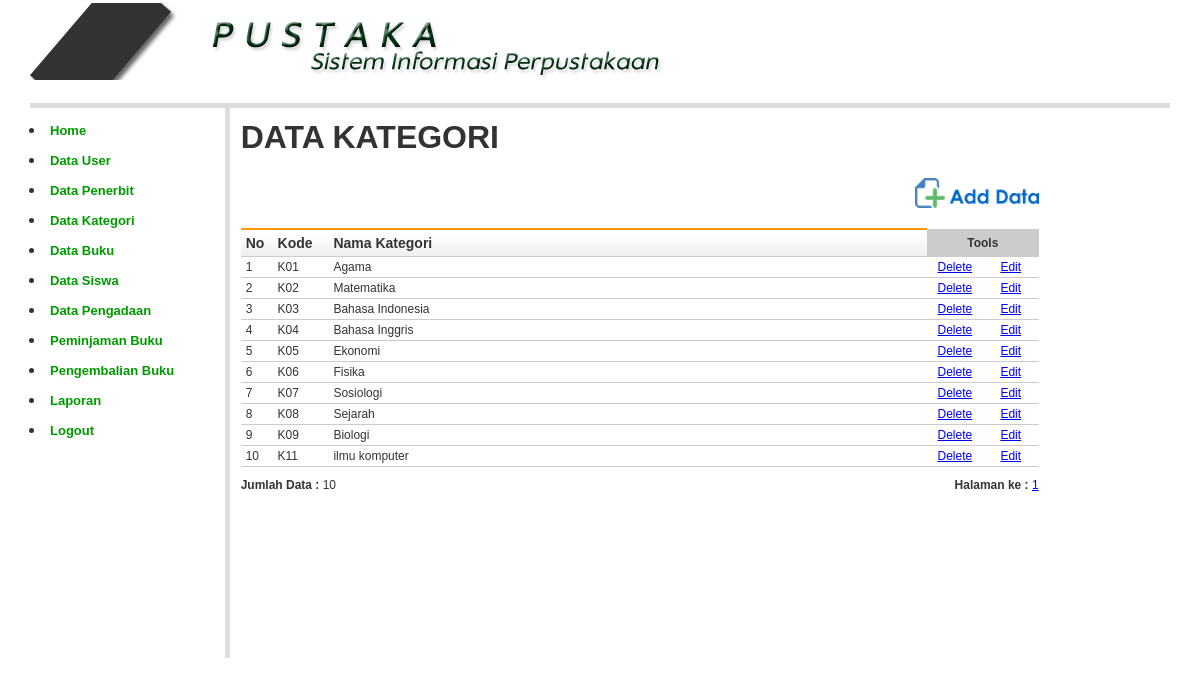
The page /index.php?open=Kategori-Data (signed in) on the database its author committed.
### tables this page shows
CREATE TABLE `kategori` (
  `kd_kategori` char(3) NOT NULL,
  `nm_kategori` varchar(100) NOT NULL
);

### kategori_data.php (the view, shortened to what this page needs)
<?php
include_once "library/inc.connection.php";
$baris  = 50;
$hal   = isset($_GET['hal']) ? $_GET['hal'] : 1;
$pageSql = "SELECT * FROM kategori";
$pageQry = mysqli_query($conn, $pageSql) or die(mysqli_error($conn));
$jumlah  = mysqli_num_rows($pageQry);
$maks  = ceil($jumlah / $baris);
$mulai  = $baris * ($hal - 1);
?>
<table width="800" border="0" cellpadding="2" cellspacing="1" class="table-border">
  <tr>
    <td colspan="2">
      <h1><b>DATA KATEGORI</b></h1>
    </td>
  </tr>
  <tr>
    <td colspan="2" align="right"><a href="?open=Kategori-Add" target="_self"><img src="images/btn_add_data.png" height="30" border="0" /></a></td>
  </tr>
  <tr>
    <td colspan="2">&nbsp;</td>
  </tr>
  <tr>
    <td colspan="2">
      <table class="table-list" width="100%" border="0" cellspacing="1" cellpadding="3">
        <tr>
          <th width="4%">No</th>
          <th width="7%">Kode</th>
          <th width="75%">Nama Kategori</th>
          <td colspan="2" align="center" bgcolor="#CCCCCC"><strong>Tools</strong></td>
        </tr>
        <?php
        $mySql = "SELECT * FROM kategori ORDER BY kd_kategori ASC LIMIT $mulai, $baris";
        $myQry = mysqli_query($conn, $mySql)  or die("Query salah : " . mysqli_error($conn));
        $nomor = 0;
        while ($myData = mysqli_fetch_array($myQry)) {
          $nomor++;
          $Kode = $myData['kd_kategori'];
        ?>
          <tr>
            <td> <?php echo $nomor; ?> </td>
            <td> <?php echo $myData['kd_kategori']; ?> </td>
            <td> <?php echo $myData['nm_kategori']; ?> </td>
            <td width="7%" align="center"><a href="?open=Kategori-Delete&Kode=<?php echo $Kode; ?>" target="_self" onclick="return confirm(' YAKIN INGIN MENGHAPUS DATA KATEGORI INI ... ?')">Delete</a></td>
            <td width="7%" align="center"><a href="?open=Kategori-Edit&Kode=<?php echo $Kode; ?>" target="_self">Edit</a></td>
          </tr>
        <?php } ?>
      </table>
    </td>
  </tr>
  <tr class="selKecil">
    <td width="387"><strong>Jumlah Data :</strong> <?php echo $jumlah; ?> </td>
    <td width="402" align="right"><strong>Halaman ke :</strong>
      <?php
      for ($h = 1; $h <= $maks; $h++) {
        echo " <a href='?open=Kategori-Data&hal=$h'>$h</a> ";
      }
      ?> </td>
  </tr>
</table>

### index.php (shortened to what this page needs)
<html xmlns="http://www.w3.org/1999/xhtml">
<head>
  <link href="styles/style.css" rel="stylesheet" type="text/css">
  <link rel="stylesheet" type="text/css" href="plugins/tigra_calendar/tcal.css" />
</head>
<div id="wrap">
  <body>
    <table width="100%" class="table-main">
      <tr>
        <td height="103" colspan="2"><a href="?open">
            <div id="header"><img src="images/logo.png" border="0" /></div>
          </a></td>
      </tr>
      <tr valign="top">
        <td width="15%" style="border-right:5px solid #DDDDDD;">
          <div style="margin:5px; padding:5px;"><?php include "menu.php"; ?></div>
        </td>
        <td width="69%" height="550">
          <div style="margin:5px; padding:5px;"><?php include "buka_file.php"; ?></div>
        </td>
      </tr>
    </table>
  </body>
</div>
</html>

### menu.php
<?php
if(isset($_SESSION['SES_LOGIN'])){
?>
<ul>
	<li><a href='?open' title='Halaman Utama'>Home</a></li>
	<li><a href='?open=User-Data' title='User Login'>Data User</a></li>
	<li><a href='?open=Penerbit-Data' title='Penerbit'>Data Penerbit</a></li>
	<li><a href='?open=Kategori-Data' title='Kategori'>Data Kategori</a></li>
	<li><a href='?open=Buku-Data' title='Buku'>Data Buku</a></li>
	<li><a href='?open=Siswa-Data' title='Siswa'>Data Siswa</a> </li>
	<li><a href='?open=Pengadaan-Data' title='Pengadaan'>Data Pengadaan</a> </li>
	<li><a href='peminjaman/' title='Peminjaman Buku' target='_blank'>Peminjaman Buku</a> </li>
	<li><a href='pengembalian/' title='Pengembalian' target='_blank'>Pengembalian Buku</a> </li>
	<li><a href='?open=Laporan' title='Laporan'>Laporan</a></li>
	<li><a href="?open=Logout">Logout</a></li>
</ul>
<?php
}
else {
?>
<ul>
	<li><a href="?open=Login">Login</a></li>
</ul>
<?php
}
?>

### buka_file.php (shortened to what this page needs)
<?php
if(isset($_GET['open'])) {
	switch($_GET['open']){
		case 'Kategori-Data' :
			include "kategori_data.php"; break;
	}
}
else {
	if(!file_exists ("info.php")) die ("File tidak ada !");
	include "info.php";
}
?>

### styles/style.css (style rules this page uses)
#wrap { width:100%; margin-right:auto; margin-left:auto; border:none; }
body { margin:0px auto 0px; padding:3px; font-family:"Arial"; font-size:12px; color:#333; width:95%; background-position:top; background-color:#fff; }
#header { height:100px; width:100%; overflow:hidden; margin:0px; padding:0px; border-bottom:5px solid #DDDDDD; }
.table-main { clear: both; text-align: left; border-collapse: collapse; margin: 0px 0px 0px 0px; background:#fff; border:none; width:100%; }
.table-main td { color: #333; border-collapse: collapse; vertical-align: center; padding: 0px; border:none; }
.table-main ul { padding:0px; margin:0px 5px; width:100%; }
.table-main li { padding:0px; margin:0px 0px 5px 0px; }
.table-main li a { padding:5px; margin:0px 0px 0px 0px; color:#009900; font-size:13px; font-weight:bold; text-decoration:none; display: block; background:url(../images/Buttun_Normal.gif) repeat-x; }
.table-list { clear: both; text-align: left; border-collapse: collapse; margin: 0px 0px 10px 0px; background:#fff; }
.table-list th { color: #333; font-size: 14px; font-weight: 700; margin: 2px 2px 2px 2px; padding: 5px 5px; background: url(../images/head_white.jpg) repeat-x top #fff; border-bottom: 1px solid #CCC; border-top: 2px solid #FF9900; }
.table-list td { color: #333; font-size:12px; border-color: #fff; border-collapse: collapse; vertical-align: center; padding: 3px 5px; border-bottom:1px #CCCCCC solid; }
.selKecil { color: #333; font-size:12px; border-color: #fff; border-collapse: collapse; vertical-align: center; padding: 3px 5px; border-bottom:1px #CCCCCC solid; }

### rows shown on the page
kategori: kd_kategori "K01", nm_kategori "Agama"
kategori: kd_kategori "K02", nm_kategori "Matematika"
kategori: kd_kategori "K03", nm_kategori "Bahasa Indonesia"
kategori: kd_kategori "K04", nm_kategori "Bahasa Inggris"
kategori: kd_kategori "K05", nm_kategori "Ekonomi"
kategori: kd_kategori "K06", nm_kategori "Fisika"
kategori: kd_kategori "K07", nm_kategori "Sosiologi"
kategori: kd_kategori "K08", nm_kategori "Sejarah"
kategori: kd_kategori "K09", nm_kategori "Biologi"
kategori: kd_kategori "K11", nm_kategori "ilmu komputer"

### other values the page prints
$jumlah "10"
